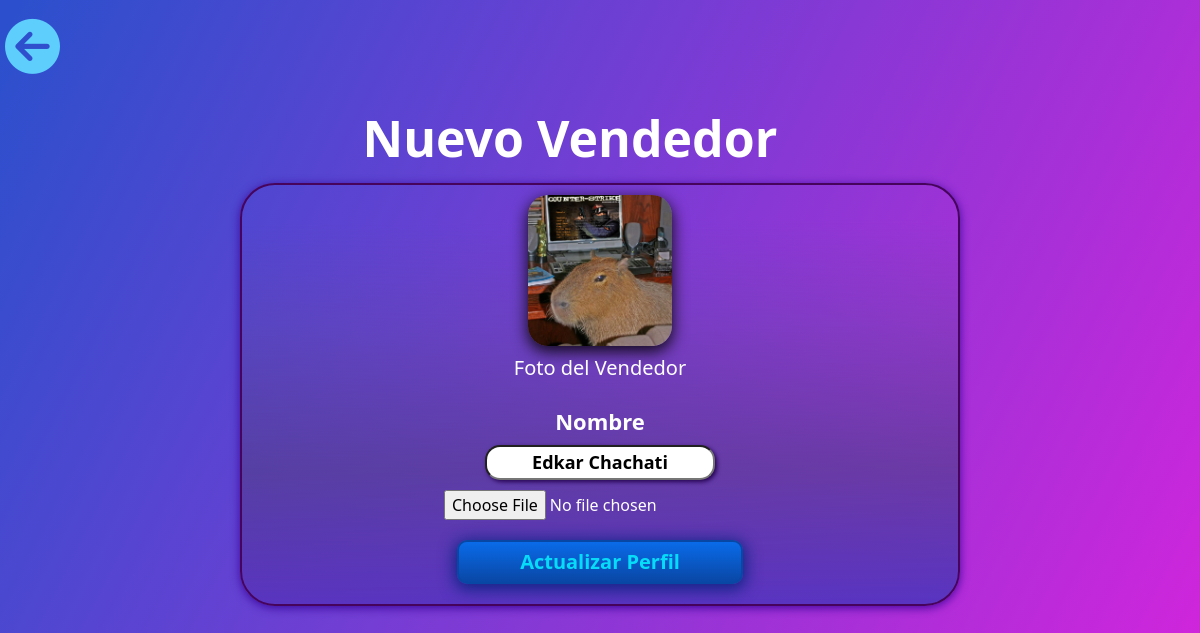
The page /users/update/2/ on the database its author committed.
### users/models.py (models this page shows)
class Profile(models.Model):
    name = models.CharField(max_length=120)
    identification_document = models.CharField(max_length=10, default="none")
    created = models.DateTimeField(auto_now_add=True)
    last_modified = models.DateTimeField(auto_now=True)

class Salesman(Profile):
    user = models.OneToOneField(User, on_delete=models.CASCADE)
    count_sells = models.IntegerField(default=0)
    earnings = models.DecimalField(max_digits=10, decimal_places=2, default=0)
    seller_id = models.AutoField(
        auto_created=True, primary_key=True, unique=True)
    picture = models.ImageField(
        upload_to="users/pictures",
        blank=True,
        null=True
    )

class Profile(models.Model):
    name = models.CharField(max_length=120)
    identification_document = models.CharField(max_length=10, default="none")
    created = models.DateTimeField(auto_now_add=True)
    last_modified = models.DateTimeField(auto_now=True)

### users/views.py (the view, shortened to what this page needs)
class UpdateSalesman(UpdateView, LoginRequiredMixin):
    model = Salesman
    template_name = 'users/html/update_salesman.html'
    form_class = UpdateForm
    slug_field = 'pk'
    slug_url_kwarg = 'pk'

### users/forms.py
class UpdateForm(forms.ModelForm):
    class Meta:
        model = Salesman
        fields = [
            'name',
            'picture'
        ]

### templates/users/html/update_salesman.html (shortened to what this page needs)
<!DOCTYPE html>
<html lang="en">
  <head>
    {% load static %}
    <link rel="stylesheet" href="{%static 'users/css/style_update_salesman.css' %}">
    <link href="https://cdn.jsdelivr.net/npm/bootstrap@5.0.0-beta3/dist/css/bootstrap.min.css" rel="stylesheet">
  </head>
  <body>
    <header>
      <div class="go-back">
	<a href="{%url 'users:home' %}"><i class="fas fa-arrow-circle-left"></i></a>
      </div>
      <h1 id="title">Nuevo Vendedor</h1>
    </header>
    <form action="{%url 'users:update' salesman.pk %}" method="POST" enctype="multipart/form-data">
      <main id="content">
	<div class="box">
	  <div id="photo">
	    <img src="{{ salesman.picture.url }}" alt="">
	    <h3>Foto del Vendedor</h3>
	  </div>
	  <div class="inputs">
	    <div class="data">
	      <h3 class="sub-title">
		Nombre
	      </h3>
	      <div class="bar">
		<input name="name" class="inputdata" type="text" value="{{ salesman.name }}" required>
	      </div>
	    </div>
	    <div class="media-body">
	      <input type="file" name="picture" />
	    </div>
	  </div>
	  <div class="Button">
	    <button type="submit" id="Button">Actualizar Perfil</button>
	  </div>
	</div>
      </main>
    </form>
  </body>
</html>

### static/users/css/style_update_salesman.css (style rules this page uses)
* { margin: 0px; }
#title { font-size: 50px; font-weight: bold; color: #FFFFFF; text-align: center; display: inline-block; width: 95%; margin: 15px 0px 15px 0px; }
.go-back { font-size: 55px; display: inline-block; padding: 5px; }
.go-back >a { color: #5ecffc; }
body { background: linear-gradient(116.82deg, #2C50CD 1.46%, #D823DC 100%); background-repeat: no-repeat; width: 100vw; height: 100vh; }
.box { width:60%; margin: auto; background: linear-gradient(359.59deg, #5934C0 0.46%, rgba(82, 62, 144, 0.7) 32.45%, rgba(89, 71, 156, 0.309524) 66.32%, rgba(93, 75, 162, 0) 90.78%); border-radius: 35px; border: 2px solid rgb(71, 4, 92); box-shadow: 0px 2px 10px 0px rgba(55, 3, 153, 0.897); }
#photo { width: 80%; margin: auto; text-align: center; }
#photo h3 { font-size: 20px; color: rgb(255, 255, 255); }
img { width:25%; border-radius: 20px; margin: 10px auto; box-shadow: 0px 5px 15px 1px rgb(19, 11, 29); }
.inputs { color: #ffffff; width: 100%; text-align: center; margin: auto; }
.data { display: inline-block; margin: 20px 0px 10px 0px; }
.sub-title { font-size: 22px; font-weight: bold; text-align: center; margin: 0px 0px 10px 0px; }
.inputdata { font-weight: bold; font-size: 18px; height: 35px; width: 75%; padding: 0px 15px; background: rgb(255, 255, 255); box-shadow: 2px 2px 4px 0px rgb(38, 4, 83); border-radius: 15px; text-align: center; }
.Button { margin: 20px auto; align-content: center; text-align: center; }
#Button { color: #06dcf8; font-size: 20px; font-weight: bold; width: 40%; padding: 5px 25px; border: 2px solid #0947a5; background: linear-gradient(180deg,rgb(10, 107, 233),#0947a5); box-shadow: 0px 3px 15px 3px rgba(6, 34, 128, 0.856); border-radius: 10px; }

### rows shown on the page
Salesman: picture (picture)
Profile: name "Edkar Chachati"
